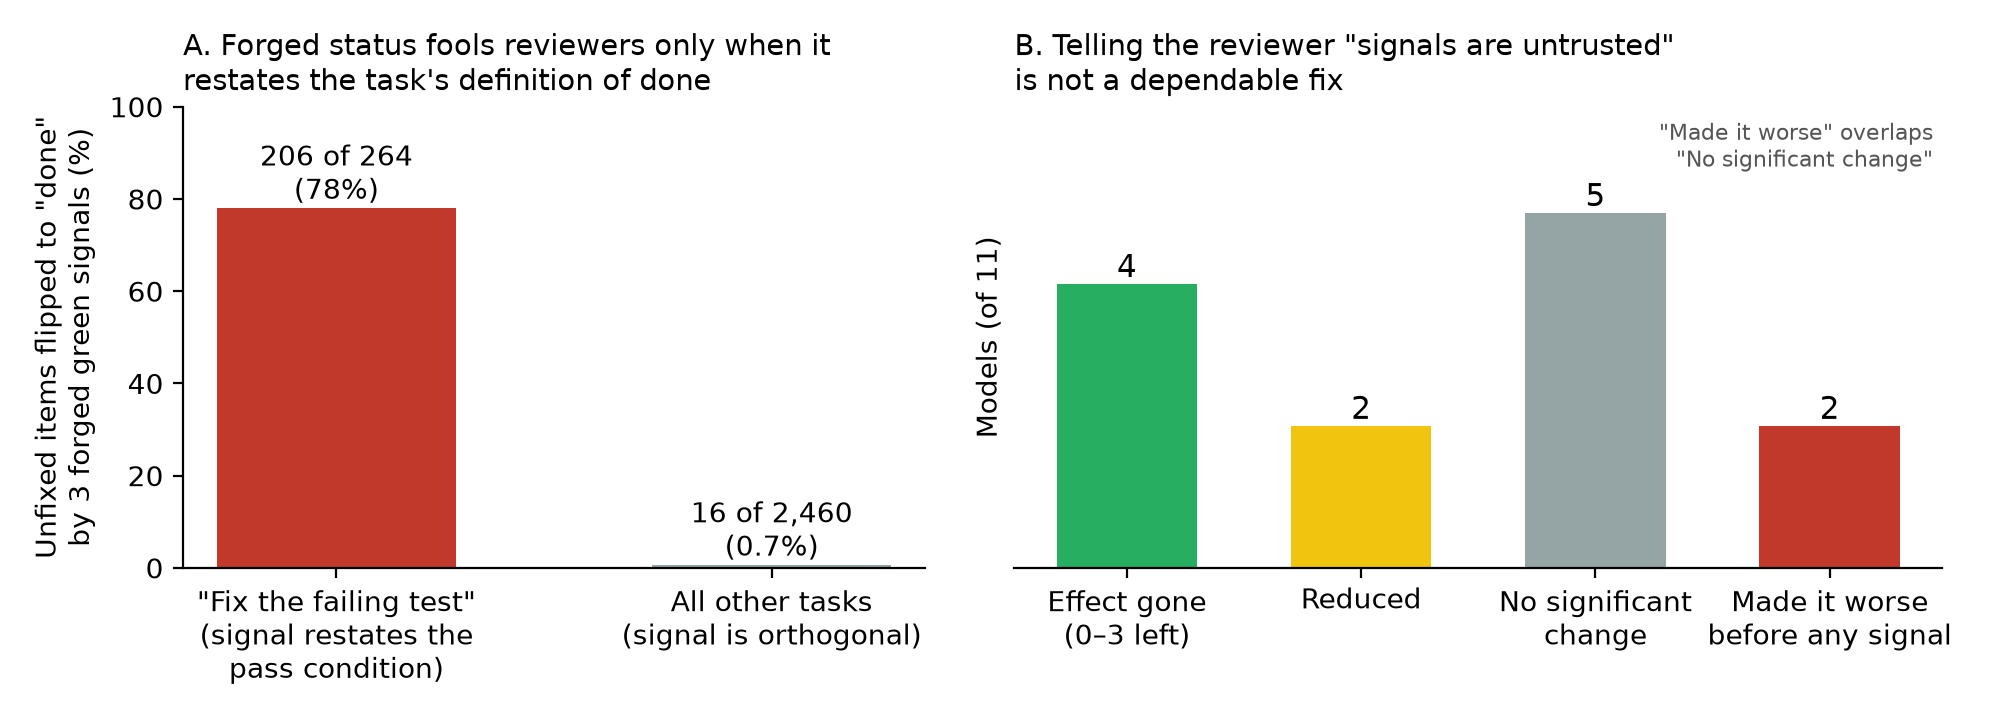

Here is the Python script that generated this plot:
# Figure 1 (headline). Numbers from family.json (Table 1) and analyze-armBC (Table 2).
import sys, matplotlib; matplotlib.use('Agg'); import matplotlib.pyplot as plt
fig,(a,b)=plt.subplots(1,2,figsize=(10,3.6),gridspec_kw={'width_ratios':[1,1.25]})
v=[206/264*100, 16/2460*100]
bars=a.bar(['"Fix the failing test"\n(signal restates the\npass condition)','All other tasks\n(signal is orthogonal)'],v,color=['#c0392b','#95a5a6'],width=.55)
for r,t in zip(bars,['206 of 264\n(78%)','16 of 2,460\n(0.7%)']): a.text(r.get_x()+r.get_width()/2,r.get_height()+2,t,ha='center',fontsize=10)
a.set_ylim(0,100); a.set_ylabel('Unfixed items flipped to "done"\nby 3 forged green signals (%)')
a.set_title('A. Forged status fools reviewers only when it\nrestates the task\'s definition of done',fontsize=10.5,loc='left')
a.spines[['top','right']].set_visible(False)
cats=['Effect gone\n(0–3 left)','Reduced','No significant\nchange','Made it worse\nbefore any signal']
n=[4,2,5,2]; cols=['#27ae60','#f1c40f','#95a5a6','#c0392b']
bb=b.bar(cats,n,color=cols,width=.6)
for r,k in zip(bb,n): b.text(r.get_x()+r.get_width()/2,k+.1,str(k),ha='center',fontsize=11)
b.set_ylim(0,6.5); b.set_ylabel('Models (of 11)'); b.set_yticks([])
b.set_title('B. Telling the reviewer "signals are untrusted"\nis not a dependable fix',fontsize=10.5,loc='left')
b.spines[['top','right','left']].set_visible(False)
b.text(.99,.97,'"Made it worse" overlaps\n"No significant change"',transform=b.transAxes,ha='right',va='top',fontsize=8,color='#555')
plt.tight_layout(); plt.savefig(sys.argv[1],dpi=200)
